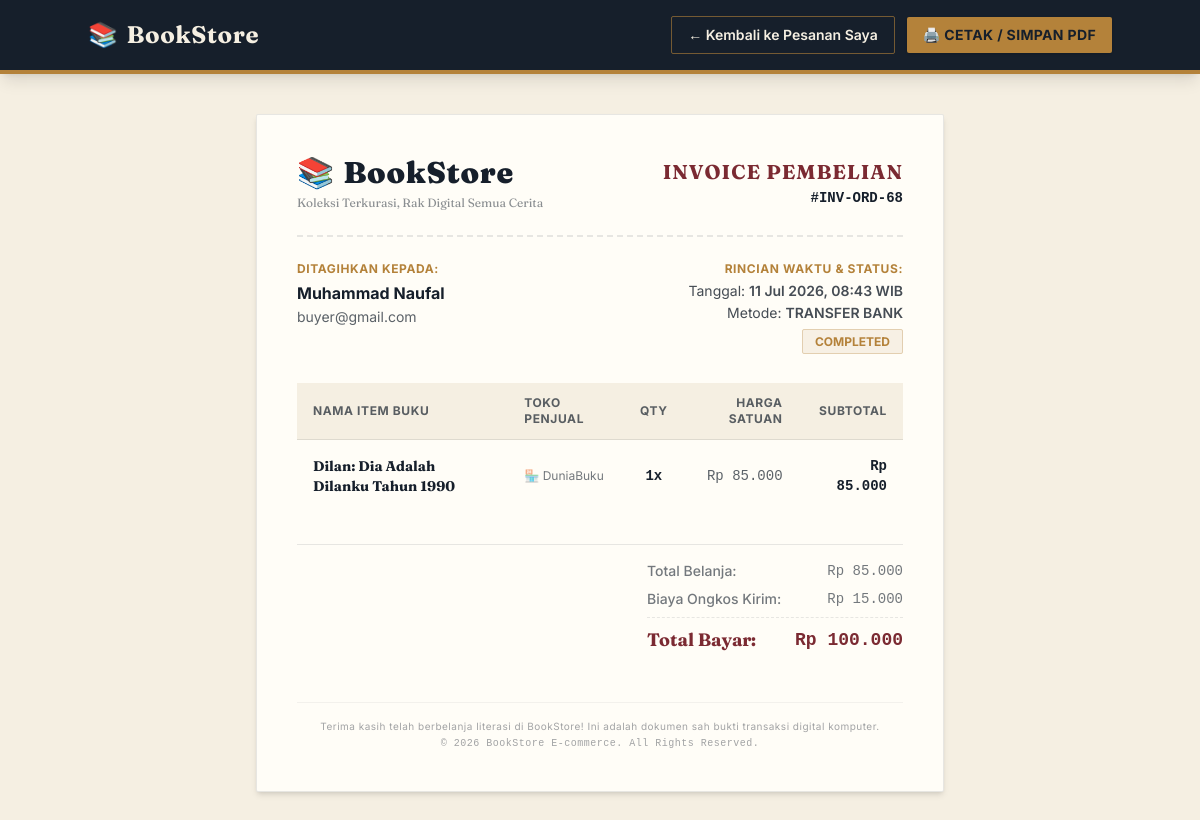
Page /buyer/invoice.php?id=68 (signed in) on the committed database.
### tables this page shows
CREATE TABLE `orders` (
  `id` int(11) NOT NULL,
  `buyer_id` int(11) NOT NULL,
  `seller_id` int(11) NOT NULL,
  `total_amount` decimal(10,2) NOT NULL,
  `status` enum('pending','paid','shipped','completed','cancelled') DEFAULT 'pending',
  `address` text NOT NULL,
  `phone` varchar(20) NOT NULL,
  `created_at` timestamp NOT NULL DEFAULT current_timestamp()
);

CREATE TABLE `users` (
  `id` int(11) NOT NULL,
  `name` varchar(100) NOT NULL,
  `email` varchar(100) NOT NULL,
  `password` varchar(255) NOT NULL,
  `full_name` varchar(100) DEFAULT NULL,
  `phone` varchar(20) DEFAULT NULL,
  `address` text DEFAULT NULL,
  `role` enum('admin','seller','buyer') NOT NULL,
  `created_at` timestamp NOT NULL DEFAULT current_timestamp(),
  `is_verified` tinyint(1) DEFAULT 0
);

CREATE TABLE `order_items` (
  `id` int(11) NOT NULL,
  `order_id` int(11) NOT NULL,
  `product_id` int(11) NOT NULL,
  `quantity` int(11) NOT NULL,
  `price` decimal(10,2) NOT NULL
);

CREATE TABLE `products` (
  `id` int(11) NOT NULL,
  `seller_id` int(11) NOT NULL,
  `name` varchar(255) NOT NULL,
  `description` text DEFAULT NULL,
  `price` decimal(10,2) NOT NULL,
  `stock` int(11) NOT NULL,
  `category_id` int(11) NOT NULL,
  `author` varchar(100) DEFAULT NULL,
  `image` varchar(255) DEFAULT NULL
);

### buyer/invoice.php (the view, shortened to what this page needs)
<?php
include '../config/database.php';
$buyer_id = $_SESSION['user_id'];
$order_id = mysqli_real_escape_string($db, $_GET['id']);
$query_order = mysqli_query($db, "SELECT o.*, u.name AS nama_pembeli, u.email AS email_pembeli
                                  FROM orders o
                                  JOIN users u ON o.buyer_id = u.id
                                  WHERE o.id = '$order_id' AND o.buyer_id = '$buyer_id'");
$order = mysqli_fetch_assoc($query_order);
$query_items = mysqli_query($db, "SELECT oi.*, p.name AS nama_buku, u.name AS nama_toko
                                  FROM order_items oi
                                  JOIN products p ON oi.product_id = p.id
                                  JOIN users u ON p.seller_id = u.id
                                  WHERE oi.order_id = '$order_id'");
?>
<!DOCTYPE html>
<html lang="id">
<head>
    <script src="https://cdn.tailwindcss.com"></script>
</head>
<body class="bg-paper font-sans text-ink min-h-screen flex flex-col items-center">
    <nav class="no-print w-full bg-ink text-paper p-4 shadow-lg border-b-4 border-brass">
        <div class="container mx-auto flex justify-between items-center">
            <a href="track_order.php" class="text-2xl font-serif font-bold tracking-wide flex items-center gap-2">
                <span class="text-brass-light">📚</span> BookStore
            </a>
            <div class="flex items-center gap-3">
                <a href="track_order.php" class="border border-brass/60 hover:bg-brass hover:text-ink px-4 py-2 rounded-sm font-semibold transition text-sm">
                    ← Kembali ke Pesanan Saya
                </a>
                <button onclick="window.print()" class="bg-brass hover:bg-brass-light text-ink px-4 py-2 rounded-sm font-bold transition text-sm uppercase tracking-wide shadow">
                    🖨️ Cetak / Simpan PDF
                </button>
            </div>
        </div>
    </nav>
    <main class="w-full max-w-3xl p-4 md:p-10">
    <div class="invoice-box bg-card w-full rounded-sm shadow-md border border-ink/10 p-6 md:p-10">
        <div class="flex flex-col sm:flex-row justify-between items-start sm:items-center border-b-2 border-dashed border-ink/10 pb-6 mb-6 gap-4">
            <div>
                <h1 class="text-3xl font-serif font-black tracking-wide text-ink flex items-center gap-2">
                    <span class="text-brass">📚</span> BookStore
                </h1>
                <p class="text-xs text-ink/50 mt-1 font-serif">Koleksi Terkurasi, Rak Digital Semua Cerita</p>
            </div>
            <div class="sm:text-right">
                <h2 class="text-xl font-serif font-bold text-maroon uppercase tracking-wider">Invoice Pembelian</h2>
                <p class="text-sm font-mono mt-0.5 font-bold">#INV-ORD-<?= $order['id']; ?></p>
            </div>
        </div>
        <div class="grid grid-cols-1 md:grid-cols-2 gap-6 text-sm mb-8">
            <div>
                <p class="text-xs font-bold uppercase tracking-wider text-brass mb-1">Ditagihkan Kepada:</p>
                <p class="font-bold text-base"><?= htmlspecialchars($order['nama_pembeli']); ?></p>
                <p class="text-ink/70 mt-0.5"><?= htmlspecialchars($order['email_pembeli']); ?></p>
            </div>
            <div class="md:text-right">
                <p class="text-xs font-bold uppercase tracking-wider text-brass mb-1">Rincian Waktu & Status:</p>
                <p class="text-ink/80">Tanggal: <span class="font-semibold"><?= date('d M Y, H:i', strtotime($order['created_at'])); ?> WIB</span></p>
                <p class="text-ink/80 mt-0.5">Metode: <span class="font-semibold uppercase">Transfer Bank</span></p>
                <div class="mt-2 md:float-right">
                    <?php if ($order['status'] === 'selesai') : ?>
                        <span class="bg-sage/10 text-sage font-bold px-3 py-1 text-xs uppercase border border-sage/30 rounded-sm">
                            ✓ Selesai / Lunas
                        </span>
                    <?php else : ?>
                        <span class="bg-brass/10 text-brass font-bold px-3 py-1 text-xs uppercase border border-brass/30 rounded-sm">
                            <?= htmlspecialchars($order['status']); ?>
                        </span>
                    <?php endif; ?>
                </div>
            </div>
        </div>
        <div class="overflow-x-auto mb-8">
            <table class="w-full text-left border-collapse">
                <thead>
                    <tr class="bg-paper border-b border-ink/10 text-xs font-bold uppercase tracking-wider text-ink/70">
                        <th class="py-3 px-4">Nama Item Buku</th>
                        <th class="py-3 px-4">Toko Penjual</th>
                        <th class="py-3 px-4 text-center">Qty</th>
                        <th class="py-3 px-4 text-right">Harga Satuan</th>
                        <th class="py-3 px-4 text-right">Subtotal</th>
                    </tr>
                </thead>
                <tbody class="text-sm divide-y divide-ink/5">
                    <?php
                    $total_kalkulasi = 0;
                    while($item = mysqli_fetch_assoc($query_items)) :
                        $subtotal = $item['price'] * $item['quantity'];
                        $total_kalkulasi += $subtotal;
                    ?>
                        <tr>
                            <td class="py-4 px-4 font-serif font-bold text-ink"><?= htmlspecialchars($item['nama_buku']); ?></td>
                            <td class="py-4 px-4 text-xs text-ink/60">🏪 <?= htmlspecialchars($item['nama_toko']); ?></td>
                            <td class="py-4 px-4 text-center font-mono font-semibold"><?= $item['quantity']; ?>x</td>
                            <td class="py-4 px-4 text-right font-mono text-ink/70">Rp <?= number_format($item['price'], 0, ',', '.'); ?></td>
                            <td class="py-4 px-4 text-right font-mono font-bold text-ink">Rp <?= number_format($subtotal, 0, ',', '.'); ?></td>
                        </tr>
                    <?php endwhile; ?>
                </tbody>
            </table>
        </div>
        <div class="flex flex-col items-end border-t border-ink/10 pt-4">
            <div class="w-full sm:w-64 space-y-2 text-sm font-medium">
                <div class="flex justify-between text-ink/60">
                    <span>Total Belanja:</span>
                    <span class="font-mono">Rp <?= number_format($total_kalkulasi, 0, ',', '.'); ?></span>
                </div>
                <?php
                $ongkir = $order['total_amount'] - $total_kalkulasi;
                ?>
                <div class="flex justify-between text-ink/60">
                    <span>Biaya Ongkos Kirim:</span>
                    <span class="font-mono">Rp <?= number_format($ongkir, 0, ',', '.'); ?></span>
                </div>
                <div class="flex justify-between text-lg font-serif font-bold text-maroon border-t border-dashed border-ink/10 pt-2">
                    <span>Total Bayar:</span>
                    <span class="font-mono">Rp <?= number_format($order['total_amount'], 0, ',', '.'); ?></span>
                </div>
            </div>
        </div>
        <div class="mt-12 text-center text-[10px] text-ink/40 tracking-wider border-t border-ink/5 pt-4">
            <p>Terima kasih telah berbelanja literasi di BookStore! Ini adalah dokumen sah bukti transaksi digital komputer.</p>
            <p class="font-mono mt-0.5">&copy; 2026 BookStore E-commerce. All Rights Reserved.</p>
        </div>
    </div>
    </main>
</body>
</html>

### buyer/invoice.php (style rules this page uses)
body { background-color: #F5EFE2; }

### rows in the picture
orders: id "68", buyer.name "Muhammad Naufal", buyer.email "buyer@gmail.com", created_at "11 Jul 2026, 08:43", status "COMPLETED", total_amount "15.000", total_amount "100.000"
order_items: product.name "Dilan: Dia Adalah Dilanku Tahun 1990", users.name "DuniaBuku", quantity "1", price "85.000", subtotal "85.000"

### other values in the picture
$total_kalkulasi "85.000"
